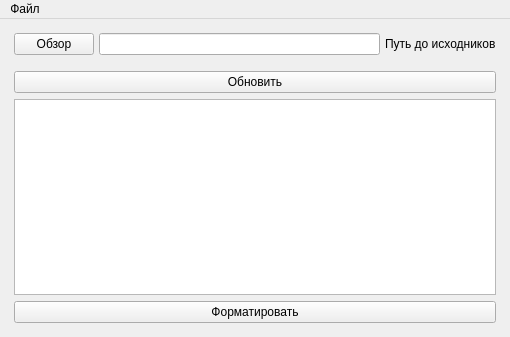
<?xml version="1.0" encoding="UTF-8"?>
<ui version="4.0">
 <class>MainWindow</class>
 <widget class="QMainWindow" name="MainWindow">
  <property name="geometry">
   <rect>
    <x>0</x>
    <y>0</y>
    <width>510</width>
    <height>337</height>
   </rect>
  </property>
  <property name="windowTitle">
   <string>Автоматическое форматирование исходного кода</string>
  </property>
  <widget class="QWidget" name="centralwidget">
   <layout class="QGridLayout" name="gridLayout">
    <item row="0" column="0">
     <layout class="QHBoxLayout" name="horizontalLayout">
      <property name="spacing">
       <number>5</number>
      </property>
      <property name="leftMargin">
       <number>5</number>
      </property>
      <property name="topMargin">
       <number>5</number>
      </property>
      <property name="rightMargin">
       <number>5</number>
      </property>
      <property name="bottomMargin">
       <number>5</number>
      </property>
      <item>
       <widget class="QPushButton" name="bPath">
        <property name="sizePolicy">
         <sizepolicy hsizetype="Minimum" vsizetype="Fixed">
          <horstretch>0</horstretch>
          <verstretch>0</verstretch>
         </sizepolicy>
        </property>
        <property name="text">
         <string>Обзор</string>
        </property>
       </widget>
      </item>
      <item>
       <widget class="QLineEdit" name="tbPath">
        <property name="sizePolicy">
         <sizepolicy hsizetype="Expanding" vsizetype="Fixed">
          <horstretch>0</horstretch>
          <verstretch>0</verstretch>
         </sizepolicy>
        </property>
        <property name="readOnly">
         <bool>false</bool>
        </property>
       </widget>
      </item>
      <item>
       <widget class="QLabel" name="lbPathSource">
        <property name="text">
         <string>Путь до исходников</string>
        </property>
       </widget>
      </item>
     </layout>
    </item>
    <item row="1" column="0">
     <layout class="QVBoxLayout" name="verticalLayout">
      <property name="sizeConstraint">
       <enum>QLayout::SetDefaultConstraint</enum>
      </property>
      <property name="leftMargin">
       <number>5</number>
      </property>
      <property name="topMargin">
       <number>5</number>
      </property>
      <property name="rightMargin">
       <number>5</number>
      </property>
      <property name="bottomMargin">
       <number>5</number>
      </property>
      <item>
       <widget class="QPushButton" name="bRefresh">
        <property name="text">
         <string>Обновить</string>
        </property>
       </widget>
      </item>
      <item>
       <widget class="QListWidget" name="listFiles"/>
      </item>
      <item>
       <widget class="QPushButton" name="bFormat">
        <property name="enabled">
         <bool>true</bool>
        </property>
        <property name="text">
         <string>Форматировать</string>
        </property>
       </widget>
      </item>
     </layout>
    </item>
   </layout>
  </widget>
  <widget class="QMenuBar" name="menuBar">
   <property name="geometry">
    <rect>
     <x>0</x>
     <y>0</y>
     <width>510</width>
     <height>20</height>
    </rect>
   </property>
   <widget class="QMenu" name="menu">
    <property name="title">
     <string>Файл</string>
    </property>
    <addaction name="menuSettings"/>
    <addaction name="menuExit"/>
   </widget>
   <addaction name="menu"/>
  </widget>
  <action name="action">
   <property name="text">
    <string>Настройки</string>
   </property>
  </action>
  <action name="action_2">
   <property name="text">
    <string>Закрыть</string>
   </property>
  </action>
  <action name="menuSettings">
   <property name="text">
    <string>Настройки</string>
   </property>
  </action>
  <action name="menuExit">
   <property name="text">
    <string>Выход</string>
   </property>
  </action>
 </widget>
 <resources/>
 <connections/>
</ui>
